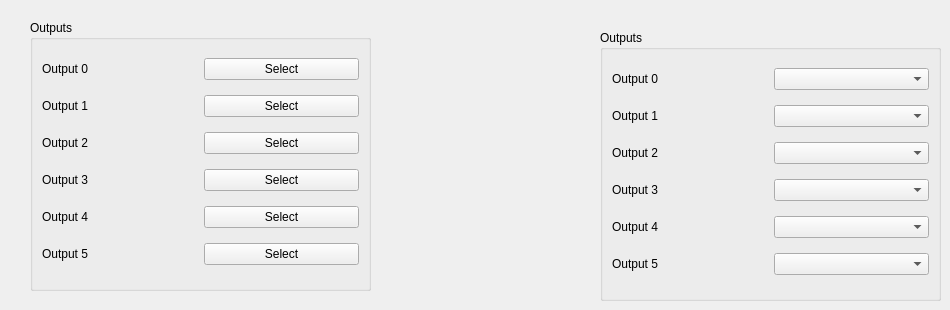
      <widget class="QWidget" name="outputs">
       <attribute name="title">
        <string>Outputs</string>
       </attribute>
       <widget class="QGroupBox" name="gridGroupBox">
        <property name="geometry">
         <rect>
          <x>600</x>
          <y>30</y>
          <width>341</width>
          <height>271</height>
         </rect>
        </property>
        <property name="title">
         <string>Outputs</string>
        </property>
        <layout class="QGridLayout" name="gridLayout_45">
         <item row="0" column="1">
          <widget class="QComboBox" name="output_0"/>
         </item>
         <item row="3" column="1">
          <widget class="QComboBox" name="output_3"/>
         </item>
         <item row="0" column="0">
          <widget class="QLabel" name="label_22">
           <property name="text">
            <string>Output 0</string>
           </property>
          </widget>
         </item>
         <item row="1" column="0">
          <widget class="QLabel" name="label_23">
           <property name="text">
            <string>Output 1</string>
           </property>
          </widget>
         </item>
         <item row="1" column="1">
          <widget class="QComboBox" name="output_1"/>
         </item>
         <item row="4" column="1">
          <widget class="QComboBox" name="output_4"/>
         </item>
         <item row="2" column="1">
          <widget class="QComboBox" name="output_2"/>
         </item>
         <item row="5" column="1">
          <widget class="QComboBox" name="output_5"/>
         </item>
         <item row="2" column="0">
          <widget class="QLabel" name="label_24">
           <property name="text">
            <string>Output 2</string>
           </property>
          </widget>
         </item>
         <item row="3" column="0">
          <widget class="QLabel" name="label_25">
           <property name="text">
            <string>Output 3</string>
           </property>
          </widget>
         </item>
         <item row="4" column="0">
          <widget class="QLabel" name="label_26">
           <property name="text">
            <string>Output 4</string>
           </property>
          </widget>
         </item>
         <item row="5" column="0">
          <widget class="QLabel" name="label_293">
           <property name="text">
            <string>Output 5</string>
           </property>
          </widget>
         </item>
        </layout>
       </widget>
       <widget class="QGroupBox" name="groupBox_59">
        <property name="geometry">
         <rect>
          <x>30</x>
          <y>20</y>
          <width>341</width>
          <height>271</height>
         </rect>
        </property>
        <property name="title">
         <string>Outputs</string>
        </property>
        <layout class="QGridLayout" name="gridLayout_106">
         <item row="1" column="0">
          <widget class="QLabel" name="label_481">
           <property name="text">
            <string>Output 1</string>
           </property>
          </widget>
         </item>
         <item row="3" column="0">
          <widget class="QLabel" name="label_746">
           <property name="text">
            <string>Output 3</string>
           </property>
          </widget>
         </item>
         <item row="4" column="0">
          <widget class="QLabel" name="label_482">
           <property name="text">
            <string>Output 4</string>
           </property>
          </widget>
         </item>
         <item row="5" column="0">
          <widget class="QLabel" name="label_541">
           <property name="text">
            <string>Output 5</string>
           </property>
          </widget>
         </item>
         <item row="2" column="0">
          <widget class="QLabel" name="label_483">
           <property name="text">
            <string>Output 2</string>
           </property>
          </widget>
         </item>
         <item row="0" column="0">
          <widget class="QLabel" name="label_521">
           <property name="text">
            <string>Output 0</string>
           </property>
          </widget>
         </item>
         <item row="0" column="1">
          <widget class="QPushButton" name="outputPB_0">
           <property name="text">
            <string>Select</string>
           </property>
          </widget>
         </item>
         <item row="1" column="1">
          <widget class="QPushButton" name="outputPB_1">
           <property name="text">
            <string>Select</string>
           </property>
          </widget>
         </item>
         <item row="2" column="1">
          <widget class="QPushButton" name="outputPB_2">
           <property name="text">
            <string>Select</string>
           </property>
          </widget>
         </item>
         <item row="3" column="1">
          <widget class="QPushButton" name="outputPB_3">
           <property name="text">
            <string>Select</string>
           </property>
          </widget>
         </item>
         <item row="4" column="1">
          <widget class="QPushButton" name="outputPB_4">
           <property name="text">
            <string>Select</string>
           </property>
          </widget>
         </item>
         <item row="5" column="1">
          <widget class="QPushButton" name="outputPB_5">
           <property name="text">
            <string>Select</string>
           </property>
          </widget>
         </item>
        </layout>
       </widget>
      </widget>
